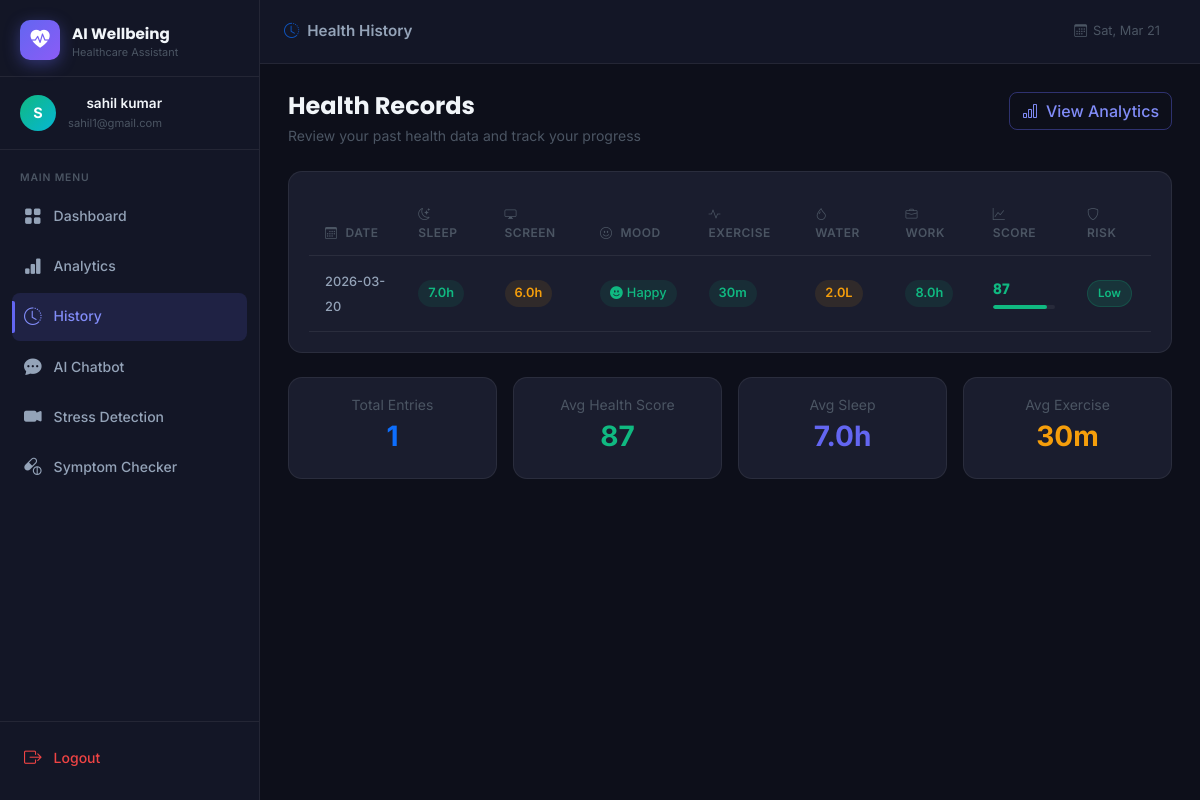
/history (signed in), run on an earlier commit of the app's database.
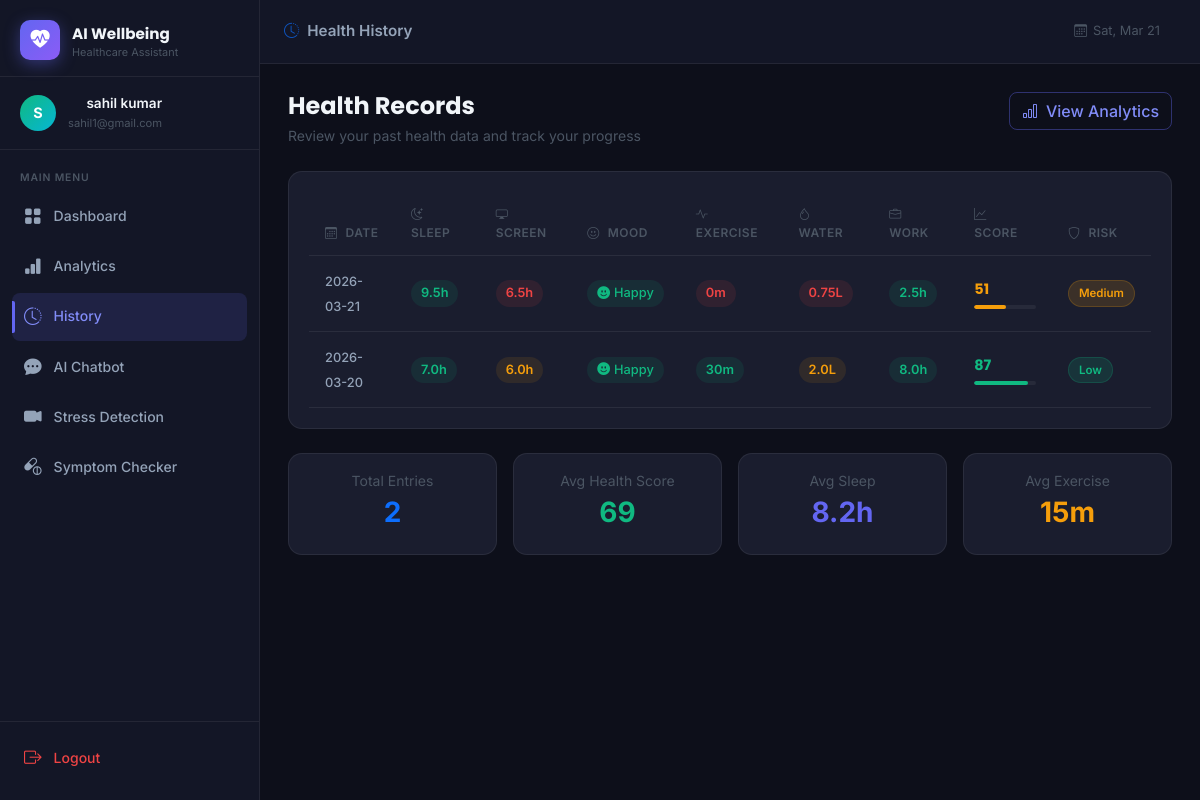
And on a later commit of the database.
### tables this page shows
CREATE TABLE health_data (
            id INTEGER PRIMARY KEY AUTOINCREMENT,
            user_id INTEGER NOT NULL,
            sleep_hours REAL NOT NULL,
            screen_time REAL NOT NULL,
            mood TEXT NOT NULL,
            exercise_minutes INTEGER NOT NULL,
            water_intake REAL NOT NULL,
            work_hours REAL NOT NULL,
            date DATE NOT NULL,
            created_at TIMESTAMP DEFAULT CURRENT_TIMESTAMP,
            FOREIGN KEY (user_id) REFERENCES users(id)
        );

### app.py (the view)
@app.route("/history")
@login_required
def history():
    db = get_db()
    user_id = session["user_id"]
    records = db.execute(
        "SELECT * FROM health_data WHERE user_id = ? ORDER BY date DESC",
        (user_id,)
    ).fetchall()
    enriched = []
    for r in records:
        d = dict(r)
        score_data = calculate_health_score(
            d["sleep_hours"], d["screen_time"], d["mood"],
            d["exercise_minutes"], d["water_intake"], d["work_hours"]
        )
        d["score"] = score_data["score"]
        d["risk_level"] = score_data["risk_level"]
        enriched.append(d)
    return render_template("history.html", records=enriched)

### app.py (called while the page is built)
def get_db():
    if "db" not in g:
        g.db = sqlite3.connect(DATABASE)
        g.db.row_factory = sqlite3.Row
        g.db.execute("PRAGMA journal_mode=WAL")
    return g.db

def login_required(f):
    @wraps(f)
    def decorated(*args, **kwargs):
        if "user_id" not in session:
            return redirect(url_for("login"))
        return f(*args, **kwargs)
    return decorated

### templates/history.html (shortened to what this page needs)
{% extends "base.html" %}
{% block topbar_title %}
  <span><i class="bi bi-clock-history me-2 text-primary"></i>Health History</span>
{% endblock %}
{% block content %}
<div class="page-header mb-4">
  <div>
    <h2 class="page-title">Health Records</h2>
    <p class="page-subtitle">Review your past health data and track your progress</p>
  </div>
  <a href="{{ url_for('analytics') }}" class="btn btn-outline-primary">
    <i class="bi bi-bar-chart me-2"></i>View Analytics
  </a>
</div>
{% if records %}
<div class="metric-card mb-4">
  <div class="table-responsive">
    <table class="table table-dark table-hover align-middle mb-0" data-testid="table-health-history">
      <thead>
        <tr>
          <th><i class="bi bi-calendar3 me-2"></i>Date</th>
          <th><i class="bi bi-moon-stars me-2"></i>Sleep</th>
          <th><i class="bi bi-display me-2"></i>Screen</th>
          <th><i class="bi bi-emoji-smile me-2"></i>Mood</th>
          <th><i class="bi bi-activity me-2"></i>Exercise</th>
          <th><i class="bi bi-droplet me-2"></i>Water</th>
          <th><i class="bi bi-briefcase me-2"></i>Work</th>
          <th><i class="bi bi-graph-up me-2"></i>Score</th>
          <th><i class="bi bi-shield me-2"></i>Risk</th>
        </tr>
      </thead>
      <tbody>
        {% for r in records %}
        <tr data-testid="row-history-{{ r.id }}">
          <td>
            <span class="date-badge">
              {{ r.date }}
            </span>
          </td>
          <td>
            <span class="metric-pill {% if r.sleep_hours >= 7 %}pill-good{% elif r.sleep_hours >= 6 %}pill-warn{% else %}pill-bad{% endif %}">
              {{ r.sleep_hours }}h
            </span>
          </td>
          <td>
            <span class="metric-pill {% if r.screen_time <= 4 %}pill-good{% elif r.screen_time <= 6 %}pill-warn{% else %}pill-bad{% endif %}">
              {{ r.screen_time }}h
            </span>
          </td>
          <td>
            <span class="mood-tag mood-{{ r.mood }}">
              {% if r.mood == 'happy' %}<i class="bi bi-emoji-smile-fill me-1"></i>
              {% elif r.mood == 'neutral' %}<i class="bi bi-emoji-neutral-fill me-1"></i>
              {% else %}<i class="bi bi-emoji-frown-fill me-1"></i>{% endif %}
              {{ r.mood | capitalize }}
            </span>
          </td>
          <td>
            <span class="metric-pill {% if r.exercise_minutes >= 30 %}pill-good{% elif r.exercise_minutes >= 15 %}pill-warn{% else %}pill-bad{% endif %}">
              {{ r.exercise_minutes }}m
            </span>
          </td>
          <td>
            <span class="metric-pill {% if r.water_intake >= 2.5 %}pill-good{% elif r.water_intake >= 2.0 %}pill-warn{% else %}pill-bad{% endif %}">
              {{ r.water_intake }}L
            </span>
          </td>
          <td>
            <span class="metric-pill {% if r.work_hours <= 8 %}pill-good{% elif r.work_hours <= 10 %}pill-warn{% else %}pill-bad{% endif %}">
              {{ r.work_hours }}h
            </span>
          </td>
          <td>
            <div class="score-pill-wrapper">
              <span class="score-pill {% if r.score >= 70 %}score-high{% elif r.score >= 45 %}score-mid{% else %}score-low{% endif %}">
                {{ r.score }}
              </span>
              <div class="score-progress-bar">
                <div class="score-fill {% if r.score >= 70 %}fill-high{% elif r.score >= 45 %}fill-mid{% else %}fill-low{% endif %}" style="width:{{ r.score }}%"></div>
              </div>
            </div>
          </td>
          <td>
            <span class="risk-badge risk-{{ r.risk_level.lower() }}">{{ r.risk_level }}</span>
          </td>
        </tr>
        {% endfor %}
      </tbody>
    </table>
  </div>
</div>
<div class="row g-3">
  <div class="col-md-3">
    <div class="metric-card text-center p-3">
      <div class="text-muted small mb-1">Total Entries</div>
      <div class="h3 fw-bold text-primary">{{ records | length }}</div>
    </div>
  </div>
  <div class="col-md-3">
    <div class="metric-card text-center p-3">
      <div class="text-muted small mb-1">Avg Health Score</div>
      <div class="h3 fw-bold" style="color:#10b981">
        {{ (records | sum(attribute='score') / records | length) | round | int }}
      </div>
    </div>
  </div>
  <div class="col-md-3">
    <div class="metric-card text-center p-3">
      <div class="text-muted small mb-1">Avg Sleep</div>
      <div class="h3 fw-bold" style="color:#6366f1">
        {{ ((records | sum(attribute='sleep_hours')) / records | length) | round(1) }}h
      </div>
    </div>
  </div>
  <div class="col-md-3">
    <div class="metric-card text-center p-3">
      <div class="text-muted small mb-1">Avg Exercise</div>
      <div class="h3 fw-bold" style="color:#f59e0b">
        {{ ((records | sum(attribute='exercise_minutes')) / records | length) | round | int }}m
      </div>
    </div>
  </div>
</div>
{% endif %}
{% endblock %}

### templates/base.html (shortened to what this page needs)
<!DOCTYPE html>
<html lang="en" data-bs-theme="dark">
<head>
  <link href="https://cdn.jsdelivr.net/npm/bootstrap@5.3.2/dist/css/bootstrap.min.css" rel="stylesheet" />
  <link href="https://cdn.jsdelivr.net/npm/bootstrap-icons@1.11.3/font/bootstrap-icons.min.css" rel="stylesheet" />
  <link href="{{ url_for('static', filename='css/style.css') }}" rel="stylesheet" />
</head>
<body>
  {% if session.user_id %}
  <div class="sidebar" id="sidebar">
    <div class="sidebar-brand">
      <div class="brand-icon">
        <i class="bi bi-heart-pulse-fill"></i>
      </div>
      <div class="brand-text">
        <span class="brand-name">AI Wellbeing</span>
        <span class="brand-sub">Healthcare Assistant</span>
      </div>
    </div>
    <div class="sidebar-user">
      <div class="user-avatar">{{ session.user_name[0].upper() }}</div>
      <div class="user-info">
        <span class="user-name">{{ session.user_name }}</span>
        <span class="user-email">{{ session.user_email }}</span>
      </div>
    </div>
    <nav class="sidebar-nav">
      <span class="nav-section-label">Main Menu</span>
      <a href="{{ url_for('dashboard') }}" class="nav-item {% if request.endpoint == 'dashboard' %}active{% endif %}">
        <i class="bi bi-grid-fill"></i>
        <span>Dashboard</span>
      </a>
      <a href="{{ url_for('analytics') }}" class="nav-item {% if request.endpoint == 'analytics' %}active{% endif %}">
        <i class="bi bi-bar-chart-fill"></i>
        <span>Analytics</span>
      </a>
      <a href="{{ url_for('history') }}" class="nav-item {% if request.endpoint == 'history' %}active{% endif %}">
        <i class="bi bi-clock-history"></i>
        <span>History</span>
      </a>
      <a href="{{ url_for('chatbot') }}" class="nav-item {% if request.endpoint == 'chatbot' %}active{% endif %}">
        <i class="bi bi-chat-dots-fill"></i>
        <span>AI Chatbot</span>
      </a>
      <a href="{{ url_for('stress_detection') }}" class="nav-item {% if request.endpoint == 'stress_detection' %}active{% endif %}">
  <i class="bi bi-camera-video-fill"></i>
  <span>Stress Detection</span>
      </a>
      <a href="{{ url_for('symptom_checker') }}" class="nav-item {% if request.endpoint == 'symptom_checker' %}active{% endif %}">
  <i class="bi bi-capsule-pill"></i>
  <span>Symptom Checker</span>
      </a>
    </nav>
    <div class="sidebar-footer">
      <a href="{{ url_for('logout') }}" class="nav-item logout-btn">
        <i class="bi bi-box-arrow-right"></i>
        <span>Logout</span>
      </a>
    </div>
  </div>
  <div class="main-wrapper" id="mainWrapper">
    <header class="topbar">
      <div class="topbar-title">{% block topbar_title %}{% endblock %}</div>
      <div class="topbar-actions">
        <span class="topbar-date">
          <i class="bi bi-calendar3"></i>
          <span id="currentDate"></span>
        </span>
      </div>
    </header>
    <main class="page-content">
      {% block content %}{% endblock %}
    </main>
  </div>
  {% else %}
  {% block auth_content %}{% endblock %}
  {% endif %}
</body>
</html>

What changed in the data, as far as the page shows it:
added health_data: date "2026-03-21", sleep_hours "9.5", screen_time "6.5", mood "Happy", exercise_minutes "0", water_intake "0.75", work_hours "2.5", score "51", risk_level "Medium"
Also different on the page:
{{ records | length }}: "1" → "2"
{{ (records | sum(attribute='score') / records | length) | round | int }}: "87" → "69"
text no longer shown: "7.0 30"
text now shown: "8.2 15"
